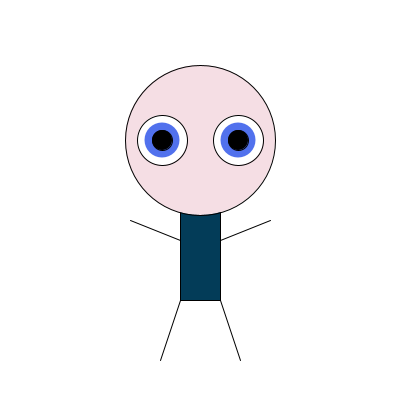
Frame 1 (no input)
Frame 60 (the mouse pressed at the canvas centre just before this capture): identical to frame 1, image omitted
Frame 120 (the mouse held since frame 60 and released just before this capture): identical to frame 1, image omitted

The Processing sketch that drew this single still picture (run headless with seeded random() and noise(); from frame 60 on, the mouse is pressed at the canvas centre):

// Processing sketch: processing_83393
// ── processing_83393.pde

void setup() {
  
size(400,400);
background(255);
smooth();
ellipseMode(CENTER);
rectMode(CENTER); 

}


void draw () {
  background(255);
// Body
stroke(0);
fill(3,60,88);
rect(200,200,40,200);

// Head

fill(245,222,228);
ellipse(200,140,150,150); 

// Eyes socket
stroke(0);
fill(255); 
ellipse(162,140,50,50); 
ellipse(238,140,50,50);

//eye colour
noStroke();
fill(81, 113, 237);
ellipse(162,140,35,35); 
ellipse(238,140,35,35);



//pupils
stroke(0);
fill(0); 
ellipse(162,140,20,20); 
ellipse(238,140,20,20);

// Legs
stroke(0);
line(180,300,160,360);
line(220,300,240,360); 

//Arms
stroke(0);
line(180,240,130,220);
line(220,240,270,220);

}
